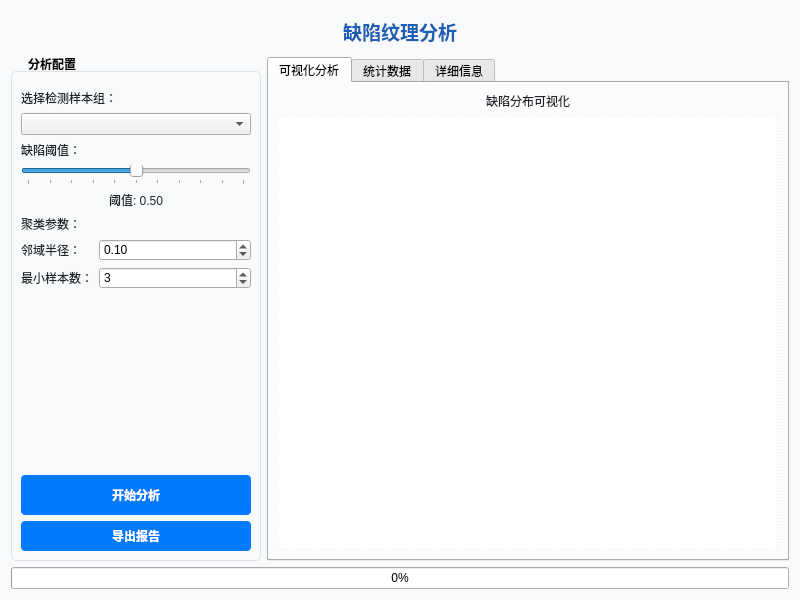
<?xml version="1.0" encoding="UTF-8"?>
<ui version="4.0">
 <class>Dialog</class>
 <widget class="QDialog" name="Dialog">
  <property name="geometry">
   <rect>
    <x>0</x>
    <y>0</y>
    <width>800</width>
    <height>600</height>
   </rect>
  </property>
  <property name="windowTitle">
   <string>缺陷纹理分析</string>
  </property>
  <property name="styleSheet">
   <string notr="true">* {
    font-family: &quot;Microsoft YaHei UI&quot;, sans-serif;
}
QDialog {
    background-color: #f8f9fa;
}
QLabel {
    color: #212529;
}
QPushButton {
    background-color: #007bff;
    color: white;
    border: none;
    border-radius: 4px;
    padding: 6px 12px;
    font-weight: bold;
}
QPushButton:hover {
    background-color: #0069d9;
}
QPushButton:pressed {
    background-color: #0062cc;
}
QGroupBox {
    font-weight: bold;
    border: 1px solid #dee2e6;
    border-radius: 5px;
    margin-top: 14px;
    padding-top: 8px;
}
QGroupBox::title {
    subcontrol-origin: margin;
    left: 10px;
    padding: 0 5px;
}</string>
  </property>
  <layout class="QVBoxLayout" name="verticalLayout">
   <item>
    <widget class="QLabel" name="titleLabel">
     <property name="sizePolicy">
      <sizepolicy hsizetype="Preferred" vsizetype="Fixed">
       <horstretch>0</horstretch>
       <verstretch>0</verstretch>
      </sizepolicy>
     </property>
     <property name="minimumSize">
      <size>
       <width>0</width>
       <height>40</height>
      </size>
     </property>
     <property name="font">
      <font>
       <family>Microsoft YaHei UI</family>
       <pointsize>14</pointsize>
       <bold>true</bold>
      </font>
     </property>
     <property name="styleSheet">
      <string notr="true">color: #1a5fb4;</string>
     </property>
     <property name="text">
      <string>缺陷纹理分析</string>
     </property>
     <property name="alignment">
      <set>Qt::AlignCenter</set>
     </property>
    </widget>
   </item>
   <item>
    <layout class="QHBoxLayout" name="horizontalLayout">
     <item>
      <widget class="QGroupBox" name="configGroupBox">
       <property name="minimumSize">
        <size>
         <width>200</width>
         <height>0</height>
        </size>
       </property>
       <property name="maximumSize">
        <size>
         <width>250</width>
         <height>16777215</height>
        </size>
       </property>
       <property name="title">
        <string>分析配置</string>
       </property>
       <layout class="QVBoxLayout" name="verticalLayout_2">
        <item>
         <widget class="QLabel" name="groupLabel">
          <property name="text">
           <string>选择检测样本组：</string>
          </property>
         </widget>
        </item>
        <item>
         <widget class="QComboBox" name="sampleGroupComboBox"/>
        </item>
        <item>
         <widget class="QLabel" name="thresholdLabel">
          <property name="text">
           <string>缺陷阈值：</string>
          </property>
         </widget>
        </item>
        <item>
         <widget class="QSlider" name="thresholdSlider">
          <property name="maximum">
           <number>100</number>
          </property>
          <property name="value">
           <number>50</number>
          </property>
          <property name="orientation">
           <enum>Qt::Horizontal</enum>
          </property>
          <property name="tickPosition">
           <enum>QSlider::TicksBelow</enum>
          </property>
         </widget>
        </item>
        <item>
         <widget class="QLabel" name="thresholdValueLabel">
          <property name="text">
           <string>阈值: 0.50</string>
          </property>
          <property name="alignment">
           <set>Qt::AlignCenter</set>
          </property>
         </widget>
        </item>
        <item>
         <widget class="QLabel" name="clusterLabel">
          <property name="text">
           <string>聚类参数：</string>
          </property>
         </widget>
        </item>
        <item>
         <layout class="QFormLayout" name="formLayout">
          <item row="0" column="0">
           <widget class="QLabel" name="epsLabel">
            <property name="text">
             <string>邻域半径：</string>
            </property>
           </widget>
          </item>
          <item row="0" column="1">
           <widget class="QDoubleSpinBox" name="epsSpinBox">
            <property name="minimum">
             <double>0.010000000000000</double>
            </property>
            <property name="maximum">
             <double>0.500000000000000</double>
            </property>
            <property name="singleStep">
             <double>0.010000000000000</double>
            </property>
            <property name="value">
             <double>0.100000000000000</double>
            </property>
           </widget>
          </item>
          <item row="1" column="0">
           <widget class="QLabel" name="minSamplesLabel">
            <property name="text">
             <string>最小样本数：</string>
            </property>
           </widget>
          </item>
          <item row="1" column="1">
           <widget class="QSpinBox" name="minSamplesSpinBox">
            <property name="minimum">
             <number>1</number>
            </property>
            <property name="maximum">
             <number>20</number>
            </property>
            <property name="value">
             <number>3</number>
            </property>
           </widget>
          </item>
         </layout>
        </item>
        <item>
         <spacer name="verticalSpacer">
          <property name="orientation">
           <enum>Qt::Vertical</enum>
          </property>
          <property name="sizeHint" stdset="0">
           <size>
            <width>20</width>
            <height>40</height>
           </size>
          </property>
         </spacer>
        </item>
        <item>
         <widget class="QPushButton" name="analyzeButton">
          <property name="minimumSize">
           <size>
            <width>0</width>
            <height>40</height>
           </size>
          </property>
          <property name="text">
           <string>开始分析</string>
          </property>
         </widget>
        </item>
        <item>
         <widget class="QPushButton" name="exportButton">
          <property name="text">
           <string>导出报告</string>
          </property>
         </widget>
        </item>
       </layout>
      </widget>
     </item>
     <item>
      <widget class="QTabWidget" name="resultTabWidget">
       <property name="currentIndex">
        <number>0</number>
       </property>
       <widget class="QWidget" name="visualTab">
        <attribute name="title">
         <string>可视化分析</string>
        </attribute>
        <layout class="QVBoxLayout" name="verticalLayout_3">
         <item>
          <widget class="QLabel" name="visualLabel">
           <property name="sizePolicy">
            <sizepolicy hsizetype="Preferred" vsizetype="Fixed">
             <horstretch>0</horstretch>
             <verstretch>0</verstretch>
            </sizepolicy>
           </property>
           <property name="text">
            <string>缺陷分布可视化</string>
           </property>
           <property name="alignment">
            <set>Qt::AlignCenter</set>
           </property>
          </widget>
         </item>
         <item>
          <widget class="QLabel" name="imageLabel">
           <property name="sizePolicy">
            <sizepolicy hsizetype="Preferred" vsizetype="Expanding">
             <horstretch>0</horstretch>
             <verstretch>0</verstretch>
            </sizepolicy>
           </property>
           <property name="styleSheet">
            <string notr="true">border: 1px dashed #dee2e6;
background-color: #ffffff;</string>
           </property>
           <property name="text">
            <string/>
           </property>
           <property name="alignment">
            <set>Qt::AlignCenter</set>
           </property>
          </widget>
         </item>
        </layout>
       </widget>
       <widget class="QWidget" name="statisticsTab">
        <attribute name="title">
         <string>统计数据</string>
        </attribute>
        <layout class="QVBoxLayout" name="verticalLayout_4">
         <item>
          <widget class="QTextBrowser" name="statisticsBrowser">
           <property name="styleSheet">
            <string notr="true">font-family: &quot;Consolas&quot;, monospace;
padding: 10px;</string>
           </property>
          </widget>
         </item>
        </layout>
       </widget>
       <widget class="QWidget" name="detailTab">
        <attribute name="title">
         <string>详细信息</string>
        </attribute>
        <layout class="QVBoxLayout" name="verticalLayout_5">
         <item>
          <widget class="QTreeWidget" name="detailTreeWidget">
           <column>
            <property name="text">
             <string>项目</string>
            </property>
           </column>
           <column>
            <property name="text">
             <string>值</string>
            </property>
           </column>
          </widget>
         </item>
        </layout>
       </widget>
      </widget>
     </item>
    </layout>
   </item>
   <item>
    <widget class="QProgressBar" name="progressBar">
     <property name="value">
      <number>0</number>
     </property>
    </widget>
   </item>
  </layout>
 </widget>
 <resources/>
 <connections/>
</ui> 
